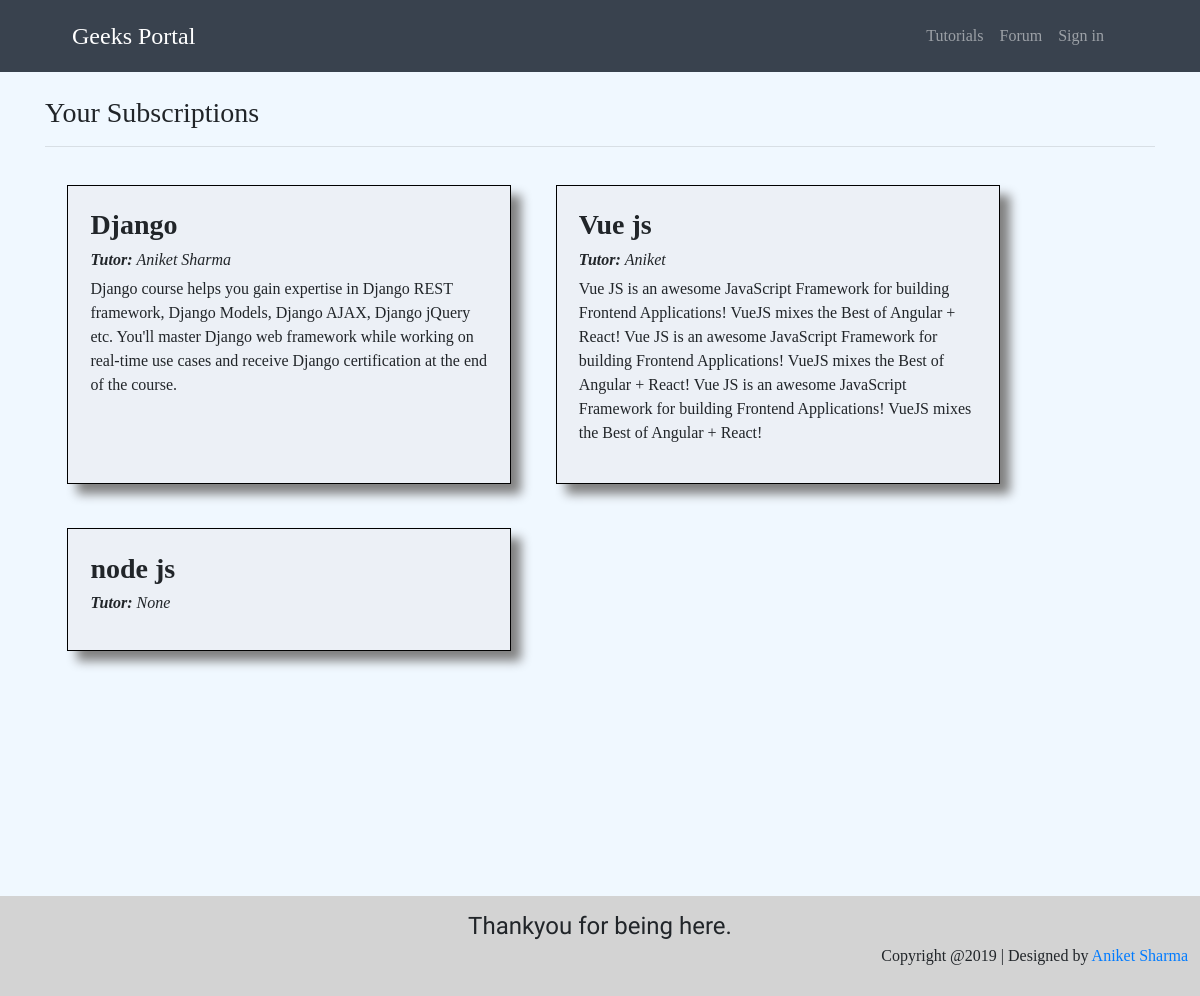
Page /subs/ on the committed database.
### tutorials/models.py (models this page shows, shortened)
class Series(models.Model):
    SERIES_TYPES = (('VIDEO', 'Video'), ('TEXT', 'Text'), ('BOTH', 'Video and Text Combined'))
    title = models.CharField(max_length=100)
    description = models.TextField(blank=True, null=True)
    tutor = models.CharField(max_length=100, blank=True, null=True)
    price = models.PositiveIntegerField(default=1999)
    subscribed_users = models.TextField(null=True, blank=True, editable=True)
    number_of_tuts = models.PositiveSmallIntegerField(null=True, blank=True)
    template = models.ImageField(null=True, blank=True, upload_to='content/media/images/template_images/')
    template_link = models.URLField(null=True, blank=True)
    type = models.CharField(max_length=100, choices=SERIES_TYPES)

### main/views.py (the view)
# urls.py: path('subs/', ProfileView.as_view(), name='profile'),
class ProfileView(TemplateView):
    template_name = 'main/profile.html'
    def get(self, request):
        all_series = Series.objects.all()
        args = {'all_series': all_series}
        return render(request, self.template_name, args)

### content/templates/main/profile.html
{% extends 'layouts/default/page.html' %}
{% load bootstrap4 %}
{% load i18n %}
{% block content %}
    <h3>{% trans 'Your Subscriptions' %}</h3><hr>
    <div class="d-flex" style="flex-wrap: wrap;">
        {% for series in all_series %}
        {% if request.user.username in series.subscribed_users %}
            <div class="Registered Tutorial" style="border: 1px solid black; cursor: pointer;" onclick="window.location='{% url 'series_content' series_pk=series.pk %}' ">
                <h3><b>{{series.title}}</b> </h3>
                <h6><em><b>Tutor: </b> {{series.tutor}}</em> </h6>
                <p> {{series.description}} </p>
            </div>
        {% endif %}
    {% endfor %}
    </div>
{% endblock %}

### content/templates/layouts/default/page.html (style rules this page uses)
body { background : aliceblue ; font-family : Algereya ; }
.Tutorial { min-width: 400px ; width : 40% ; padding : 2% 2% 2% 2% ; margin : 2% 2% 2% 2% ; border: 0.5px solid grey; background-color: rgb(233, 234, 238, 0.5); box-shadow : 10px 10px 10px grey ; }

### rows in the picture
Series: title "Django", tutor "Aniket Sharma", description "Django course helps you gain expertise in Django REST framework, Django Models, Django AJAX, Django jQuery etc. You'll master Django web framework while working on real-time use cases and receive Django certification at the end of the course."
Series: title "Vue js", tutor "Aniket", description "Vue JS is an awesome JavaScript Framework for building Frontend Applications! VueJS mixes the Best of Angular + React! Vue JS is an awesome JavaScript Framework for building Frontend Applications! VueJS mixes the Best of Angular + React! Vue JS is an awesome JavaScript Framework for building Frontend Applications! VueJS mixes the Best of Angular + React!"
Series: title "node js", tutor "None"
